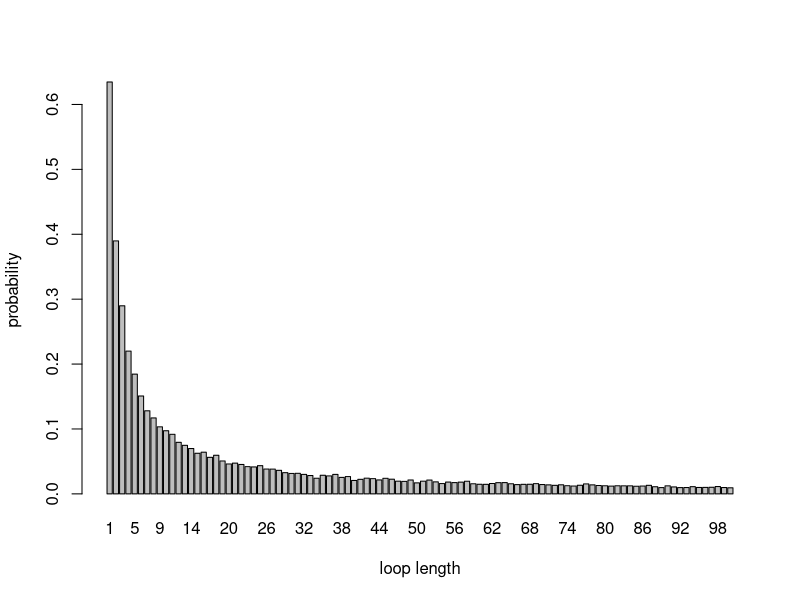

Recreate this plot in R.
#name ; university user name ; 
#Shiyu Cai ; s2307982
#Yifan Wu ; s2316499
#Yifan Cai ; s2301729

#github repo:https://github.com/ShiyuCai-Sierra/sp.project2.git

#Shiyu Cai: Write Pone and Pall function of the first two strategies. Provide example code.
#Yifan Wu: Write dloop function and use it to estimate the probabilities. Visualization of the probabilities.
#Yifan Cai: Write Pone and Pall function of the third strategies. Provide example code. Organize the framework of the entire code.

#outline:
#In this code file, we are trying to simulate the prisoner problem by using three different strategies and find the best of the three. 
#The prisoner problem is that we let 2n prisoners who have their own specific number walk into a room with 2n boxes and each box contains a random number ranging from 1 to 2n to find the card with their own number.
#Every prisoner can only open up to n boxes. The prisoner is not allow to communicate with other prisoners and only when all prisoners find the correct cards, they all go free.
#And also, we write a function to estimate the probability of each loop length which occurs because some card in the sequence of open boxes has the number of the first box opened.

#We divide the whole content into three parts.
#In the first part (Part one), we write three different strategies to simulate the problem.
#In the second part (Part two), we write function Pone to estimate the probability of a single prisoner succeeding in finding their number under three strategies.
#Besides, we write function Pall to estimate the probability of all 2n prisoners finding the card with their numbers within n trials.
#And also includes the example codes for every strategy.
#In the third part(Part three), we write function find_loop_length to help find the loop length.
#And we write function dloop which is used to find the probability of loop length from 1 to 2n occurring at least once
#The third one is find_prob which is for finding the probability that loop length no loop longer than 50.
#At last, we draw bar chart to visualize the probabilities.


##Part one 
Strategy_1 <- function(n, k, boxes){
  '
  Strategy_1(n, k, boxes)
    This function is to determine whether a prisoner is temporarily successful in using strategy_1.
  
  input:
    n(int): half number of unique prisoner, boxes or lids and also is the maximum times for one prisoner to try
    k(int): the number of the prisoner 
    boxes(int): 2n random card numbers in 1 to 2n boxes
    
  output: 
    success_or_not(int): 1 implies the prisoner succeeded; 0 implies the prisoner failed 
  '
  ##set the initial condition of whether the prisoner succeed or not(0 implies the prisoner failed; 1 implies the prisoner succeeded)
  success_or_not <- 0
  ##the maximum trail times is n
  times <- n 
  ## the first box the prisoner choose is the same as the number of the prisoner that is k
  num_of_box <- k 
  ##the prisoner starts to trail within n times
  for (t in 1:times){
    ##the number of next box the prisoner chooses is equal to the number of card inside the former box 
    num_of_box <- boxes[num_of_box]
    ##if the card in former box is equal to the number of prisoner,this trail is successful and let's enter into the next trail
    if (num_of_box == k){
      success_or_not <- 1
      break
    } 
  }
  ## let's return whether the prisoner succeed
  success_or_not
}

Strategy_2 <- function(n, k, boxes){
  '
  Strategy_2(n, k, boxes)
    This function is to determine whether a prisoner is temporarily successful in using strategy_2.
  
  input:
    n(int): half number of unique prisoner, boxes or lids and also is the maximum times for one prisoner to try
    k(int): the number of the prisoner 
    boxes(int): 2n random card numbers in 1 to 2n boxes
    
  output: 
    success_or_not(int): 1 implies the prisoner succeeded; 0 implies the prisoner failed 
  '
  
  ##set the initial condition of whether the prisoner succeed or not(0 implies the prisoner failed; 1 implies the prisoner succeeded)
  success_or_not <- 0
  ##the maximum trail times is n
  times <- n 
  ## the prisoner randomly choose the first box's number 
  num_of_box <- sample(1:(2*n), 1, replace = TRUE) 
  for (t in 1:times){
    ##the number of next box the prisoner choose is equal to the number of card inside the former box 
    num_of_box <- boxes[num_of_box]
    ##if the card in former box is equal to the number of prisoner,this trail is successful and let's enter into the next trail
    if (num_of_box == k){
      success_or_not <- 1
      break
    } 
  }
  ## let's return whether the prisoner succeed
  success_or_not
}

Strategy_3 <- function(n, k, boxes){
  '
  Strategy_3(n, k, boxes)
    This function is to determine whether a prisoner is temporarily successful in using strategy_3.
  
  input:
    n(int): half number of unique prisoner, boxes or lids and also is the maximum times for one prisoner to try
    k(int): the number of the prisoner 
    boxes(int): 2n random card numbers in 1 to 2n boxes
    
  output: 
    success_or_not(int): 1 implies the prisoner succeeded; 0 implies the prisoner failed 
  '
  ##set the initial condition of whether the prisoner succeed or not(0 implies the prisoner failed; 1 implies the prisoner succeeded)
  success_or_not <- 0
  ## the prisoner opens n boxes at random
  boxes_taken <- sample(boxes, n) 
  ## now the prisoner checks each card for their own number
  ##if the prisoner find his/her own number in n boxes,this trail is successful and let's enter into the next trail
  if (k %in% boxes_taken){ 
    success_or_not <- 1
  }
  ## let's return whether the prisoner succeed
  success_or_not
}

##Part two
Pone <- function(n, k, strategy, nreps = 10000){
  '
  Pone(n, k, strategy, nreps )
    This function is to estimate the probability of a single prisoner succeeding in finding their number.
  
  input:
    n(int): half number of unique prisoner, boxes or lids and also is the maximum times for one prisoner to try
    k(int): the number of the prisoner 
    strategy(int): number of chosen strategy 
    nreps(int): the simulation times (10000 is set as a default)
    
  output: 
    probability_of_one(float): the probability estimate
  '
  
  
  ##for the condition of using strategy one
  if (strategy == 1){
    ##loop the condition in every one trail of nreps trails
    ## define the initial number of successful trails
    num_of_success_all <- 0 
    for (i in 1:nreps){
      ##box number is from 1 to 2n, but we shuffle the order of cards in each box
      boxes <- sample(1:(2*n), 2*n)
      ##record the number of successes in nreps trails
      num_of_success_all <- num_of_success_all + Strategy_1(n, k, boxes)
    }
    ## the final probability of one prisoner being successful can be calculated by the number of successful trails divided by total simulation times
    probability_of_one <- num_of_success_all / nreps
  }
  
  ##for the condition of using the second strategy
  if (strategy == 2){
    ##loop the condition in every one trail of nreps trails
    ## define the initial number of successful trails
    num_of_success_all <- 0 
    for (i in 1:nreps){
      ##box number is from 1 to 2n, but we shuffle the order of cards in each box
      boxes <- sample(1:(2*n), 2*n)
      ##record the number of successes in nreps trails
      num_of_success_all <- num_of_success_all + Strategy_2(n, k,boxes)
    }
    ## the final probability of one prisoner being successful can be calculated by the number of successful trails divided by total simulation times
    probability_of_one <- num_of_success_all / nreps 
  }
  
  ##for the condition of using the third strategy
  if (strategy == 3) {
    ##loop the condition in every one trail of nreps trails
    ## define the initial number of successful trails
    num_of_success_all <- 0 
    for(i in 1:nreps){
      ##box number is from 1 to 2n, but we shuffle the order of cards in each box
      boxes <- sample(1:(2*n), 2*n)
      ##record the number of successes in nreps trails
      num_of_success_all <- num_of_success_all + Strategy_3(n, k,boxes)
    }
    ## the final probability of one prisoner being successful can be calculated by the number of successful trails divided by total simulation times
    probability_of_one <- num_of_success_all / nreps
  }
  ## let's return what is the probability estimate
  probability_of_one
}  

Pall <- function(n, strategy, nreps = 10000){
  '
  Pall(n, strategy, nreps )
    This function is to estimate the probability of all 2n prisoners finding the card with their numbers within n trials.
  
  input:
    n(int): half number of unique prisoner, boxes or lids and also is the maximum times for one prisoner to try
    strategy(int): number of chosen strategy 
    nreps(int): the simulation times (10000 is set as a default)
    
  output: 
    probability_of_all(float): the probability estimate
  '
  
  ## set initial number of success
  num_of_all_success <- 0 
  ## loop the condition in every one trail of nreps trails
  for (j in 1:nreps) {
    ## record the number of 2n prisoners who successfully found the number
    num_of_all <- 0
    ##box number is from 1 to 2n, but we shuffle the order of cards in each box
    boxes <- sample(1:(2*n), 2*n)
    if (strategy == 1) {
      ##loop the condition in every prisoner of 2n prisoners 
      for (i in 1:(2*n)){
        ##use the function Strategy_1 defined before, and calculate the number of successful prisoners
        num_of_all <- num_of_all + Strategy_1(n, i,boxes)
      }
      ## determine if all prisoners are successful
      if (num_of_all == 2*n) {
        ## if all prisoners are successful, they all go free 
        num_of_all_success <- num_of_all_success + 1
      }
    }
    if (strategy == 2) {
      ##loop the condition in every prisoner of 2n prisoners 
      for (i in 1:(2*n)){
        ##use the function Strategy_1 defined before, and calculate the number of successful prisoners
        num_of_all <- num_of_all + Strategy_2(n, i,boxes)
      }
      ## determine if all prisoners are successful
      if (num_of_all == 2*n) {
        ## if all prisoners are successful, they all go free 
        num_of_all_success <- num_of_all_success + 1
      }
    }
    if (strategy == 3) {
      ##loop the condition in every prisoner of 2n prisoners 
      for (i in 1:(2*n)){
        ##use the function Strategy_1 defined before, and calculate the number of successful prisoners
        num_of_all <- num_of_all + Strategy_3(n, i,boxes)
      }
      ## determine if all prisoners are successful
      if (num_of_all == 2*n) {
        ## if all prisoners are successful, they all go free 
        num_of_all_success <- num_of_all_success + 1
      }
    }
  }
  ## the final probability of all prisoners being successful can be calculated by the number of successful trails divided by total simulation times
  probability_of_all <- num_of_all_success/nreps
  
  ## print the final probability
  cat(probability_of_all)
}

##example codes for every strategy 

##for strategy one, n=5
##individual success probability of prisoner number 8 can be estimate by Pone(5,8,1)
cat(Pone(5,8,1))
##joint success probability can be estimated by Pall(5,1)
cat(Pall(5,1))

##for strategy one, n=5
##individual success probability of prisoner number 8 can be estimate by Pone(5,8,2)
cat(Pone(5,8,2))
##joint success probability can be estimated by Pall(5,2)
cat(Pall(5,2))

##for strategy three, n=5
##individual success probability of prisoner number 8 can be estimate by Pone(5,8,3)
cat(Pone(5,8,3))
##joint success probability can be estimated by Pall(5,3)
cat(Pall(5,3))


##for strategy one, n=50
##individual success probability of prisoner number 8 can be estimate by Pone(50,8,1)
cat(Pone(50,8,1))
##joint success probability can be estimated by Pall(50,1)
cat(Pall(50,1))

##for strategy two, n=50
##individual success probability of prisoner number 8 can be estimate by Pone(50,8,2)
cat(Pone(50,8,2))
##joint success probability can be estimated by Pall(50,2)
cat(Pall(50,2))

##for strategy three, n=50
##individual success probability of prisoner number 8 can be estimate by Pone(50,8,3)
cat(Pone(50,8,3))
##joint success probability can be estimated by Pall(50,3)
cat(Pall(50,3))

#Comments: From the results we can see a significant difference in the probabilities predicted by the three methods, especially when calculating the probability of success for all criminals.
#When the number of prisoners is large, and the probability of success for all is considered, if we consider the way of choosing cards as a dependent behavior, 
#and in the case where the first card is our own number, which is strategy one, we get a surprising result, while the other two methods get a result of 0.

#Part three
find_loop_length <- function(n){
  '
  find_loop_length(n)
    This function is for finding the loop length of each box
  
  input:
    n(int): half number of unique prisoner, boxes or lids
    
  output: 
    loop_len_list(int): loop length of each box, and the length of list equal to 2n
  '
  
  #create an empty list for store the loop length of each box
  loop_len_list <- c() 
  # Use the sample function to initialize the number of the lid in each box
  u <- sample(1:(2*n), 2*n) 
  # use loop to search the loop length for all box
  for (j in 1:(2*n)){
    # initialize the loop length
    # if firstly the lid and box numbers are the same then output directly
    loop_len <- 1
    k <- u[j] 
    
    # find the loop length for each box
    while (j != u[j] & loop_len < length(u)){	 
      # if the lid and box numbers are the same, loop length increased by 1 and stop loop
      if (u[k] == j){ 
        loop_len <- loop_len + 1
        break
      }
      # if the lid and box numbers are the different, 
      # make the code of the next box the same as the code of the lid
      # and loop length increased by 1 
      else{
        k <- u[k]
        loop_len <- loop_len + 1
      }
    }
    #Add the loop length of each length to the list for storage
    loop_len_list <- append(loop_len_list, loop_len)
    
  }
  loop_len_list
}


dloop <- function(n, nreps){
  '
  dloop(n, nreps)
    This function is for finding the probability of loop length from 1 to 2n occurring at least once
  
  input:
    n(int): half number of unique prisoner, boxes or lids
    nreps(int): number of simulations
  
  output:
    prob_list(float): probability of loop length(occuring times >= 1), 
    and the length of list equal to 2n
  '
  
  # create an empty list to store the frequency of each occurrence of different loop lengths
  freq_list <- rep(0, (2*n))
  # do the simulation
  for (i in 1:nreps){ 
    # use function to find the loop length of all boxes
    loop_len_list <- find_loop_length(n)
    # create an empty list, limited to 2n, to store frequency of the loop length and 
    # avoid mismatching the output length of the tabulate function
    loop_len_freq <- rep(0, (2*n))
    # count the length of the tabulate function
    freq_len <- length(tabulate(loop_len_list))
    # store the final frequency of each loop length 
    loop_len_freq[1:freq_len] <- tabulate(loop_len_list)
    #If a loop length occurs more than once in a simulation, the frequency is increased by 1
    freq_list[loop_len_freq >= 1] <- freq_list[loop_len_freq >= 1] +1
  }
  
  #The probability is obtained by dividing the frequency by the total number of simulations
  prob_list <- freq_list/nreps
  prob_list
}

#output the loop length list for given value of n and nreps
#dloop(50, 10000)

#Initialize the values of n and nreps
n <- 50 
nreps <- 10000

#create a list between 1 and 100 for x coordinate axis
n_list <- c(1:(2*n)) 
#create a list to store the probability of loop length for ycoordinate axis
prob_list <- dloop(n,nreps) 

find_prob <- function(n, nreps){
  '
  find_prob(n, nreps)
    This function is for finding the probability that loop length no loop longer than 50
  
  input:
    n(int): half number of unique prisoner, boxes or lids
    nreps(int): number of simulations
  
  output:
    prob_list(float): probability of loop length no loop longer than 50
  '
  
  freq <- 0 #Initialize the values of frequency
  # use loop to do the simulation to count frequency that loop length no loop longer than 50
  for (i in 1:nreps){ 
    # use function to find the loop length of all boxes
    loop_len_list <- find_loop_length(n) 
    # create an empty list, limited to 2n, to store frequency of the loop length and 
    # avoid mismatching the output length of the tabulate function
    loop_len_freq <- rep(0, (2*n))
    # count the length of the tabulate function
    freq_len <- length(tabulate(loop_len_list))
    # store the final frequency of each loop length 
    loop_len_freq[1:freq_len] <- tabulate(loop_len_list)
    # select an array of frequencies with loop length greater than 50
    loop_count_50a <- loop_len_freq[(n+1) : (2*n)] 
    # If loop lengths greater than 50 do not occur, increase the frequency by 1
    if (sum(loop_count_50a) == 0) {
      freq <- freq+1 
    }
  }
  
  #The probability is obtained by dividing the frequency by the total number of simulations
  prob <- freq/nreps 
  prob
}

#output the probability for given value of n and nreps
find_prob(50, 10000) 
#draw the bar chart to show the relationship of probability and loop length
barplot(prob_list~n_list, xlab='loop length',ylab='probability') 